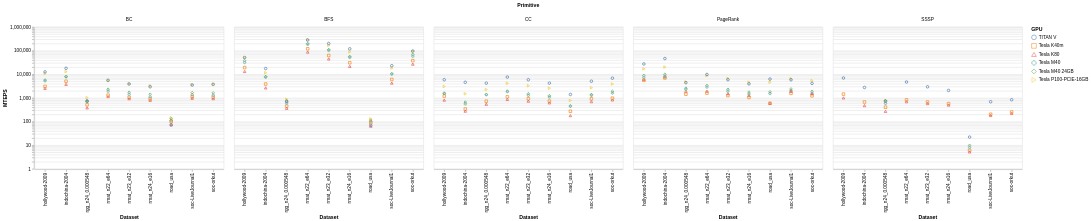

The Vega-Lite source for this figure:
### Vega-Lite specification from a JSON file in a GitHub repository (floating-point values rounded to 4 significant figures; data arrays with more than 128 entries replaced by an {"elided": "..."} marker saying what was removed)
{"config": {"view": {"width": 400, "height": 300}}, "data": {"values": {"elided": "248 records"}}, "mark": "point", "encoding": {"color": {"type": "nominal", "field": "[gpuinfo.name]", "legend": {"title": "GPU"}}, "column": {"type": "nominal", "field": "algorithm", "header": {"title": "Primitive"}}, "shape": {"type": "nominal", "field": "[gpuinfo.name]", "legend": {"title": "GPU"}}, "x": {"type": "nominal", "axis": {"title": "Dataset"}, "field": "dataset"}, "y": {"type": "quantitative", "axis": {"title": "MTEPS"}, "field": "m_teps", "scale": {"type": "log"}}}, "selection": {"selector001": {"type": "interval", "bind": "scales", "encodings": ["x", "y"], "on": "[mousedown, window:mouseup] > window:mousemove!", "translate": "[mousedown, window:mouseup] > window:mousemove!", "zoom": "wheel!", "mark": {"fill": "#333", "fillOpacity": 0.125, "stroke": "white"}, "resolve": "global"}}, "$schema": "https://vega.github.io/schema/vega-lite/v2.4.3.json"}
